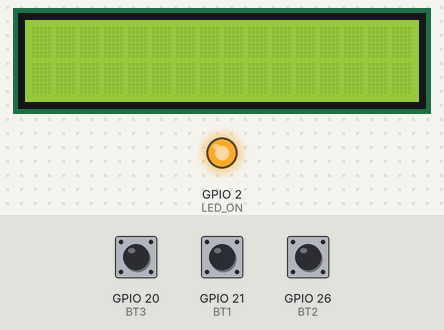
This program was run on a simulated Raspberry Pi (BCM pin numbers). Parts: 16×2 character LCD, output pins drawn as LEDs (lit = HIGH). Inputs (shaded band) come from the test bench; at power-on: GPIO 20 (BT3) HIGH, GPIO 21 (BT1) HIGH, GPIO 26 (BT2) HIGH. Pins used as bus, display or sensor lines are not drawn.

Above: at 3.2 s.
3.3 s: GPIO 20 (BT3) pulled LOW for 0.15 s
At 3.7 s:
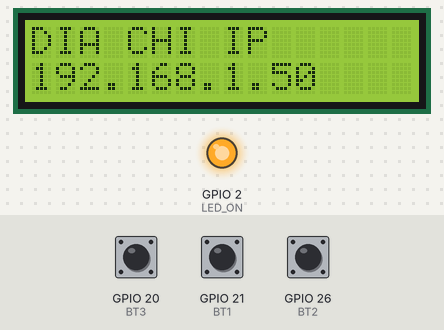
6.4 s: GPIO 20 (BT3) pulled LOW for 3.2 s
At 6.4 s:
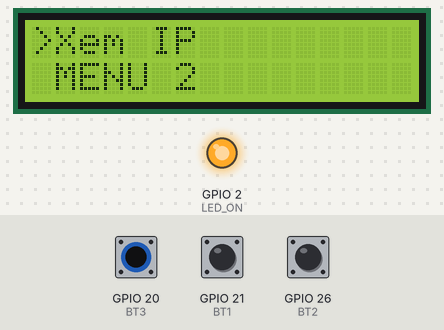
Timing chart, 0 to 9.4 s (numbered marks = the images above; inputs shaded):
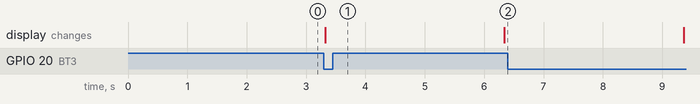

Measured:
- after the input at 3.3 s, the display: changes at once (image 1)

The program:

menulcd.py
```python
# import
import RPi.GPIO as GPIO
import time
import socket
# Define GPIO to LCD mapping
LCD_RS = 23
LCD_E = 27
LCD_D4 = 18
LCD_D5 = 17
LCD_D6 = 14
LCD_D7 = 3
LED_ON = 2
# Define some device constants
LCD_WIDTH = 16  # Max char
LCD_CHR = True
LCD_CMD = False

LCD_LINE_1 = 0x80  # 1 LCD RAM add
LCD_LINE_2 = 0xC0  # 2 LCD RAM add
# Timing constants
E_PULSE = 0.00005
E_DELAY = 0.00005
BT1 = 21
BT2 = 26
BT3 = 20
demmenu = 0


def lcd_init():
    GPIO.setmode(GPIO.BCM)
    GPIO.setwarnings(False)
    GPIO.setup(LCD_E, GPIO.OUT)
    GPIO.setup(LCD_RS, GPIO.OUT)
    GPIO.setup(LCD_D4, GPIO.OUT)
    GPIO.setup(LCD_D5, GPIO.OUT)
    GPIO.setup(LCD_D6, GPIO.OUT)
    GPIO.setup(LCD_D7, GPIO.OUT)
    GPIO.setup(LED_ON, GPIO.OUT)
    # Initialise display
    lcd_byte(0x33, LCD_CMD)
    lcd_byte(0x32, LCD_CMD)
    lcd_byte(0x28, LCD_CMD)
    lcd_byte(0x0C, LCD_CMD)
    lcd_byte(0x06, LCD_CMD)
    lcd_byte(0x01, LCD_CMD)


def lcd_string(message, line):
    message = message.rjust(len(message))
    if line == 1:
        lcd_byte(LCD_LINE_1, False)
    else:
        lcd_byte(LCD_LINE_2, False)
    for i in range(len(message)):
        lcd_byte(ord(message[i]), LCD_CHR)


def lcd_clear():
    lcd_string("                ", 1)
    lcd_string("                ", 2)


def lcd_byte(bits, mode):
    # Send byte to data pins
    # bits = data
    # mode = True for character
    #       False for command
    GPIO.output(LCD_RS, mode)  # RS
    # High bits
    GPIO.output(LCD_D4, False)
    GPIO.output(LCD_D5, False)
    GPIO.output(LCD_D6, False)
    GPIO.output(LCD_D7, False)
    if bits & 0x10 == 0x10:
        GPIO.output(LCD_D4, True)
    if bits & 0x20 == 0x20:
        GPIO.output(LCD_D5, True)
    if bits & 0x40 == 0x40:
        GPIO.output(LCD_D6, True)
    if bits & 0x80 == 0x80:
        GPIO.output(LCD_D7, True)
    # Toggle 'Enable' pin
    time.sleep(E_DELAY)
    GPIO.output(LCD_E, True)
    time.sleep(E_PULSE)
    GPIO.output(LCD_E, False)
    time.sleep(E_DELAY)
    # Low bits
    GPIO.output(LCD_D4, False)
    GPIO.output(LCD_D5, False)
    GPIO.output(LCD_D6, False)
    GPIO.output(LCD_D7, False)
    if bits & 0x01 == 0x01:
        GPIO.output(LCD_D4, True)
    if bits & 0x02 == 0x02:
        GPIO.output(LCD_D5, True)
    if bits & 0x04 == 0x04:
        GPIO.output(LCD_D6, True)
    if bits & 0x08 == 0x08:
        GPIO.output(LCD_D7, True)
    # Toggle 'Enable' pin
    time.sleep(E_DELAY)
    GPIO.output(LCD_E, True)
    time.sleep(E_PULSE)
    GPIO.output(LCD_E, False)
    time.sleep(E_DELAY)


def menucapnhat():
    if (demmenu == 0):
        lcd_clear()
        lcd_string(">Xem IP", 1)
        lcd_string(" MENU 2", 2)
    elif (demmenu == 1):
        lcd_clear()
        lcd_string(" Xem IP", 1)
        lcd_string(">MENU 2", 2)
    elif (demmenu == 2):
        lcd_clear()
        lcd_string(">MENU 3", 1)
        lcd_string(" MENU 4", 2)
    elif (demmenu == 3):
        lcd_clear()
        lcd_string(" MENU 3", 1)
        lcd_string(">MENU 4", 2)


def get_ip_address():
    ip_address = ''
    s = socket.socket(socket.AF_INET, socket.SOCK_DGRAM)
    s.connect(("8.8.8.8", 80))
    ip_address = s.getsockname()[0]
    s.close()
    return ip_address


def chonmenu():
    match(demmenu):
        case 0:
            lcd_clear()
            lcd_string("DIA CHI IP", 1)
            lcd_string(get_ip_address(), 2)
            time.sleep(3)
        case 1:
            lcd_clear()
            lcd_string("MENU 2", 1)
            lcd_string("NOI DUNG MENU 2.", 2)
            time.sleep(3)
        case 2:
            lcd_clear()
            lcd_string("MENU 3", 1)
            lcd_string("NOI DUNG MENU 3.", 2)
            time.sleep(3)
        case 3:
            lcd_clear()
            lcd_string("MENU 4", 1)
            lcd_string("NOI DUNG MENU 4.", 2)
            time.sleep(3)


def main():
    GPIO.setmode(GPIO.BCM)
    GPIO.setup(BT1, GPIO.IN, pull_up_down=GPIO.PUD_UP)
    GPIO.setup(BT2, GPIO.IN, pull_up_down=GPIO.PUD_UP)
    GPIO.setup(BT3, GPIO.IN, pull_up_down=GPIO.PUD_UP)
    lcd_init()
    time.sleep(1)
    lcd_clear()
    GPIO.output(LED_ON, True)
    time.sleep(1)

    while True:

        if (GPIO.input(BT1) == 0):
            if (demmenu >= 3):
                demmenu = 0
            else:
                demmenu += 1
                menucapnhat()
            time.sleep(3)

        if (GPIO.input(BT2) == 0):
            if (demmenu <= 0):
                demmenu = 3
            else:
                demmenu -= 1
            menucapnhat()
            time.sleep(3)

        if (GPIO.input(BT3) == 0):
            chonmenu()
            menucapnhat()
            time.sleep(3)


main()
```
